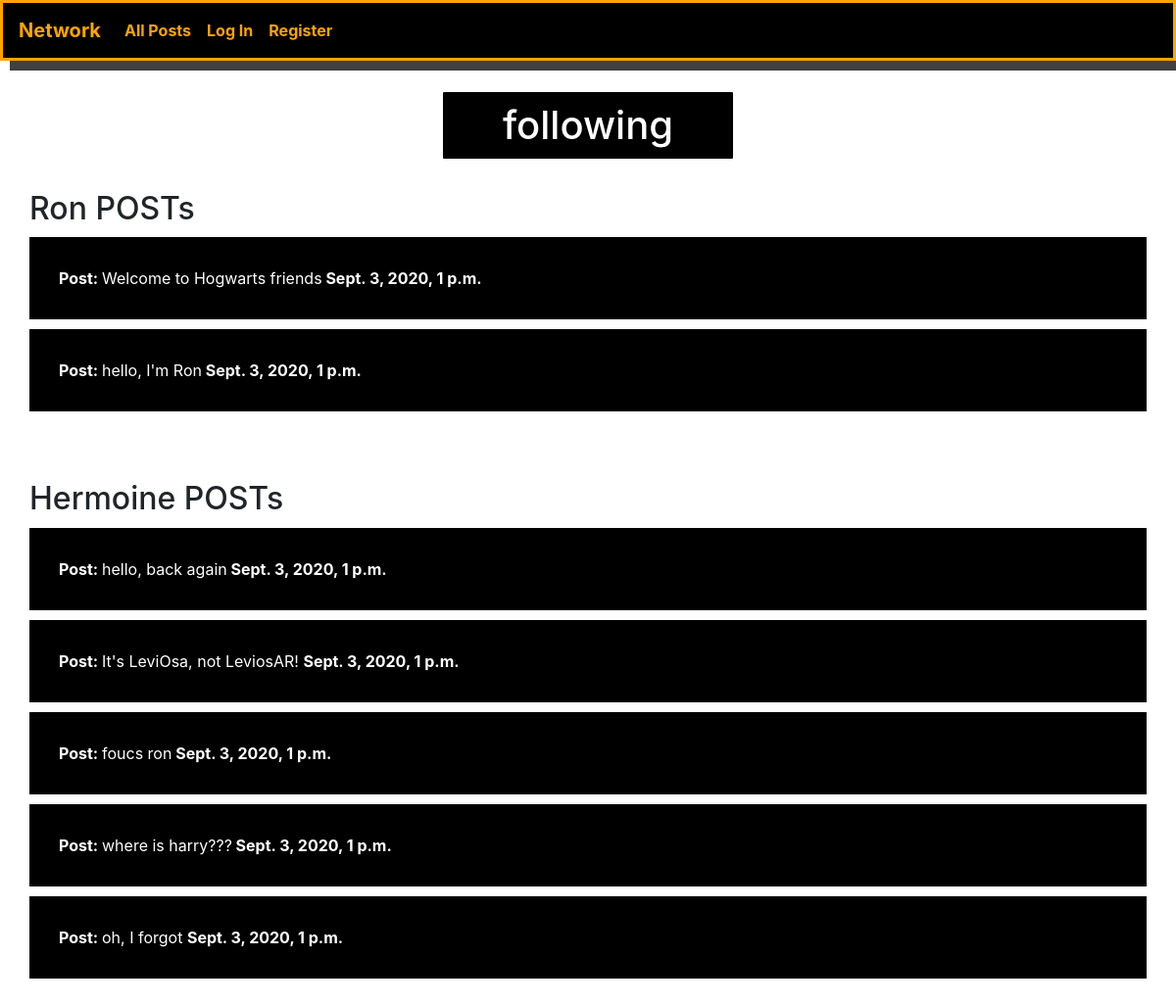
The page /following/3 on the database its author committed.
### network/models.py (models this page shows)
class User(AbstractUser):
	pass

class Post(models.Model):
	post = models.CharField(max_length=350,blank = True, null = True)
	user = models.ForeignKey(User, on_delete=models.CASCADE)
	created_date = models.DateTimeField(default=timezone.now())
	def __str__(self):
		return f"Post {self.post} by {self.user} "

### network/views.py (the view)
# urls.py: path("following/<int:user_id>", views.following, name="following"),
def following(request, user_id):
    user = User.objects.get(id=user_id)
    following = user.following.all()
    followingPosts = []
    for follow in following:
        username = follow.following_user_id
        username_id = User.objects.get(username=username)
        users = [{"username_id":User.objects.get(username=username)}]
        for l in users:
            followingPosts.append({"posts":Post.objects.filter(user__in=User.objects.filter(username=l["username_id"])),
                "author":l["username_id"]})
    print(followingPosts)
    return render(request, "network/following.html",{
        "following":following,
        "followingPosts":followingPosts,
        })

### network/templates/network/following.html (shortened to what this page needs)
{% extends "network/layout.html" %}
{% block body %}
<h1 id="following-head">following</h1>
{% for x in followingPosts%}
	<div class="following-div">
		<h2 class="post-head">{{x.author}} POSTs </h2>
		<div class="following-innerdiv">
			{% for post in x.posts %}
			<p><strong>Post: </strong>{{post.post}}<strong> {{post.created_date}} </strong></p>
			 {% endfor %}
		</div>
	</div>
{% endfor %}
{% endblock %}

### network/templates/network/layout.html (shortened to what this page needs)
{% load static %}
<!DOCTYPE html>
<html lang="en">
    <head>
        <link rel="stylesheet" href="https://stackpath.bootstrapcdn.com/bootstrap/4.4.1/css/bootstrap.min.css">
        <link href="{% static 'network/styles.css' %}" rel="stylesheet">
    </head>
    <body>
        <nav id="navbar" class="navbar navbar-expand-lg navbar-light ">
            <a class="navbar-brand" href="#">Network</a>
            <div>
              <ul class="navbar-nav mr-auto">
                <li class="nav-item">
                  <a class="nav-link" href="{% url 'index' %}">All Posts</a>
                </li>
                {% if user.is_authenticated %}
                 <li class="nav-item">
                        <a class="nav-link" href="{% url 'profile' user.id %}"><strong>{{ user.username }} </strong></a>
                    </li>
                    <li class="nav-item">
                        <a class="nav-link" href="{% url 'following' user.id %}">Following</a>
                    </li>
                    <li class="nav-item">
                        <a class="nav-link" href="{% url 'logout' %}">Log Out</a>
                    </li>
                {% else %}
                    <li class="nav-item">
                        <a class="nav-link" href="{% url 'login' %}">Log In</a>
                    </li>
                    <li class="nav-item">
                        <a class="nav-link" href="{% url 'register' %}">Register</a>
                    </li>
                {% endif %}
              </ul>
            </div>
          </nav>
        <div class="body">
            {% block body %}
            {% endblock %}
        </div>
    </body>
</html>

### network/static/network/styles.css (style rules this page uses)
#navbar { background-color: black; border:solid orange 3px; font-weight: bolder; box-shadow: 10px 10px 0px 0px rgba(0,0,0,0.75); margin-bottom: 30px; }
#navbar a { color:orange; }

### network/templates/network/following.html (style rules this page uses)
#following-head { background-color: black; width: 300px; border:2px solid white; padding: 10px; color:white; text-align: center; margin: 0 auto; border-radius: 3px; }
.following-div { padding: 30px; }
.post-head { width: 300px; }
.following-innerdiv p { background-color: black; margin: 10px 0; padding: 30px; color: white; }

### rows shown on the page
User: author "Ron"
Post: post "Welcome to Hogwarts friends", created_date "Sept. 3, 2020, 1 p.m."
Post: post "hello, I'm Ron", created_date "Sept. 3, 2020, 1 p.m."
User: author "Hermoine"
Post: post "hello, back again", created_date "Sept. 3, 2020, 1 p.m."
Post: post "It's LeviOsa, not LeviosAR!", created_date "Sept. 3, 2020, 1 p.m."
Post: post "foucs ron", created_date "Sept. 3, 2020, 1 p.m."
Post: post "where is harry???", created_date "Sept. 3, 2020, 1 p.m."
Post: post "oh, I forgot", created_date "Sept. 3, 2020, 1 p.m."
